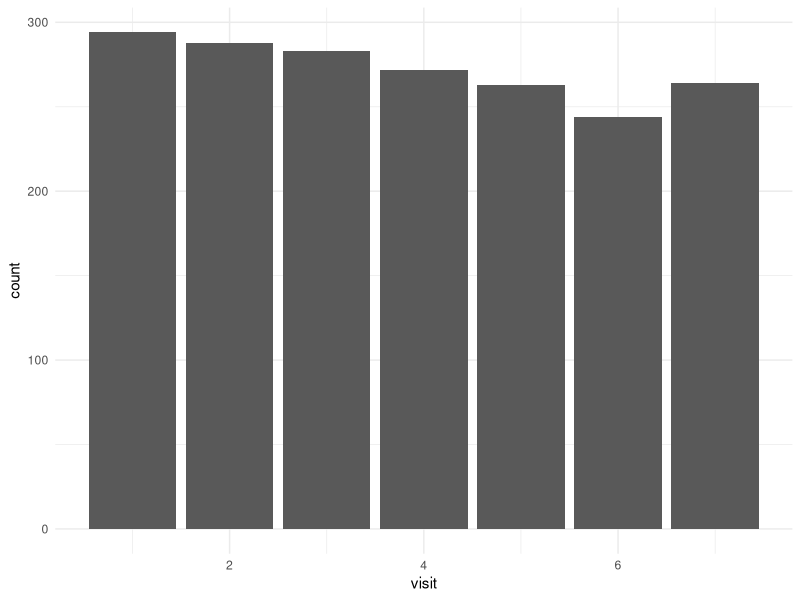

Reproduce this figure in R. (Note: this script raises an error after producing the figure.)
## ---- chunk 1
library(tidyverse)
library(viridis)
library(lme4)
library(geepack)
library(data.table)
library(gee)
library(mice)
library(mitml)
knitr::opts_chunk$set(
	echo = TRUE,
	warning = FALSE,
	message = FALSE,
	fig.width = 8, 
  fig.height = 6,
  out.width = "90%"
)
options(
  ggplot2.continuous.colour = "viridis",
  ggplot2.continuous.fill = "viridis",
  scipen = 999
)
scale_colour_discrete = scale_colour_viridis_d
scale_fill_discrete = scale_fill_viridis_d
theme_set(theme_minimal() + theme(legend.position = "bottom"))
## ---- chunk 2
data = read_delim(file = "./data/toenail.txt", delim = " ", col_names = c("id", "y", "treatment", "month", "visit"), skip = 1)

data
## ---- chunk 3
df = data %>% 
  data.table()
# add response at lag 1 
df[,y_1 := shift(y,n=1,type="lag", fill = NA), by = "id"]
## transition probabilities 
tab1 <- table(df$y, df$y_1)
tab1
round(prop.table(tab1,margin = 1),2)
## ---- chunk 4
# df
model_lag_1 <- gee(y ~ treatment * (y_1 + month), corstr = "independence", family = binomial("logit"), id = id, data = df)
round(summary(model_lag_1)$coeff,2)
## ---- chunk 5
df2 = data %>% 
  data.table()
# add response at lag 1 
df[,y_2 := shift(y,n=2,type="lag", fill = NA), by = "id"]
df2[,y_2 := shift(y,n=2,type="lag", fill = NA), by = "id"]
## transition probabilities 
tab2 <- table(df$y, df$y_2)
tab2
round(prop.table(tab2,margin = 1),2)
## ---- chunk 6
model_lag_2 <- gee(y ~ treatment * (y_2 + month), corstr = "independence", family = binomial("logit"), id = id, data = df2)
round(summary(model_lag_2)$coeff,2)
## ---- chunk 7
model_lag_2b <- gee(y ~ treatment * (y_1 + y_2 + month), corstr = "independence", family = binomial("logit"), id = id, data = df)
round(summary(model_lag_2b)$coeff,2)
## ---- chunk 8
toenail2 <- tidyr::complete(data, id, visit) %>%
  tidyr::fill(treatment)
toenail2 <- as.data.table(toenail2)
data_comp = complete(data, id, visit)
## ---- chunk 9
M = data %>% 
  pull(visit) %>% 
  unique() %>% 
  length()

data %>% 
  group_by(id) %>% 
  filter(length(unique(visit)) < M) %>% 
  summarize(missingno = M - length(unique(visit))) %>% 
  summarize(totalmissing = sum(missingno))

data %>% 
  ggplot(aes(x = visit, y = stat(count))) +
  geom_bar()
  
## ---- chunk 10
table(data_comp$y,useNA = "always")
data_comp = data_comp %>% 
  data.table()
count <- data_comp[,j = list(n=sum(!is.na(y))), by = "id"]
table(count$n)
count <- count[n==3]
data_comp1 <- data_comp[id %in% count$id]
table(data_comp1$y,useNA = "always")
table(data_comp1$treatment,data_comp1$y,useNA = "always")
gee1 <- geeglm(y ~ treatment * visit, id = id, data = data_comp1, family = binomial(link = "logit"), corstr = "independence")
summary(gee1)
## ---- chunk 11
data_comp2 <- data_comp
table(data_comp2$y,useNA = "always")
table(data_comp2$treatment,data_comp2$y,useNA = "always")
gee2 <- geeglm(y ~ treatment * visit, id = id, data = data_comp2, family = binomial(link = "logit"), corstr = "independence")
summary(gee2)
## ---- chunk 12
data = data %>% 
  data.table()
data_comp3 <- lapply(unique(data$id), function(z){tidyr::fill(data[id == z], y)})
data_comp3 <- rbindlist(data_comp3)
table(data_comp3$treatment,data_comp3$y,useNA = "always")

gee3 <- geeglm(y ~ treatment * visit, id = id, data = data_comp3, family = binomial(link = "logit"), corstr = "independence")
summary(gee3)
## ---- chunk 13
data4 <- data
pred <- make.predictorMatrix(data4)
pred
pred["y", "id"] <- -2
pred
pred <- pred["y",,drop = FALSE]
pred
data4$id <- as.integer(data4$id)
imp <- mice(data4, method = "2l.bin", pred = pred, seed = 719, maxit = 1, m = 5, print = FALSE, blocks = list(c("y")))
table(mice::complete(imp)$y, useNA = "always")
## ---- chunk 14
implist <- mids2mitml.list(imp)
gee4 <- with(implist, geeglm(y ~ treatment * visit, id=id, family = binomial, corstr = "independence"))
testEstimates(gee4)
## ---- chunk 15
lme1 <- mice::complete(imp, "all") %>%
    purrr::map(lme4::glmer,
               formula = y ~ treatment * visit + (1 | id),
               family = binomial) %>%
    pool() %>%
    summary()
## ---- chunk 16
lme1
